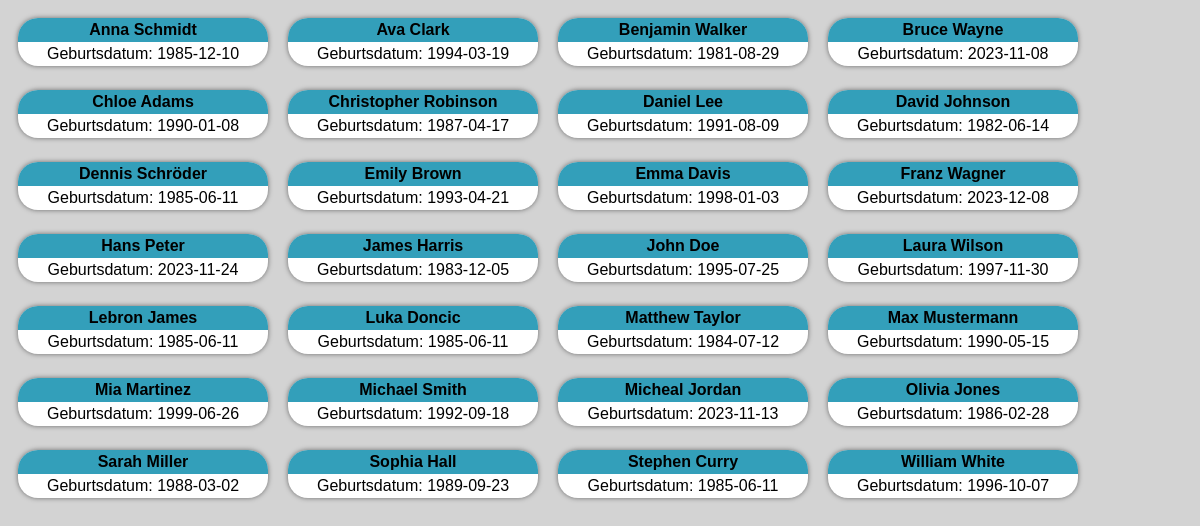
Screenshot of /php/get_artists.php with the database file from the repository.
### tables this page shows
CREATE TABLE `artists` (
  `name` varchar(20) NOT NULL,
  `email` varchar(40) NOT NULL,
  `date_of_birth` date NOT NULL
);

### php/get_artists.php (the view, shortened to what this page needs)
<!DOCTYPE html>
<html>
    <head>
    <link href="../tebllen.css" rel="stylesheet" type="text/css" media="screen" />
    </head>
    <body>
<?php
require("connection.php");
$sql_select = "SELECT * FROM artists";
$result = $connection->query($sql_select);
if ($result->num_rows > 0) {
    while ($row = $result->fetch_assoc()) {
        echo "<div class='klick'>";
        echo "<a href='../Product/product.php?artist_name=".$row['name']."'>";
        echo "<table class='choice_table' cellspacing=0 cellpadding=0>";
        echo "<tr>";
        echo "<th>" . $row["name"] . "</td>";
        echo "</tr>";
        echo "<tr>";
        echo "<td> Geburtsdatum: ".$row["date_of_birth"]."</td>";
        echo"</tr>";
        echo "</table>";
        echo "</a>";
        echo "</div>";
    }
} else {
    echo "0 RESULTS";
}
?>
    </body>
</html>

### tebllen.css (style rules this page uses)
body { font-family: Arial, Helvetica, sans-serif; background-color: lightgrey; }
.choice_table { position: relative; text-align: center; width: 15%; background-color: white; border-radius: 20px; box-shadow: 0px 0px 5px rgba(0,0,0,0.5); overflow: hidden; margin: 0; padding: 0; }
.choice_table th { background-color:rgb(0, 136, 169, 0.8); margin: 0; padding: 3px; }
.choice_table td { margin: 0; padding: 3px; }
a { text-decoration: none; cursor: pointer; }
.choice_table { width: 250px; text-decoration: none; color: #000; }
.klick { margin-right: 45%; display: inline-block; margin: 10px; cursor: pointer; transition: all 0.5s; }

### rows the page displays
artists: name "Anna Schmidt", date_of_birth "1985-12-10"
artists: name "Ava Clark", date_of_birth "1994-03-19"
artists: name "Benjamin Walker", date_of_birth "1981-08-29"
artists: name "Bruce Wayne", date_of_birth "2023-11-08"
artists: name "Chloe Adams", date_of_birth "1990-01-08"
artists: name "Christopher Robinson", date_of_birth "1987-04-17"
artists: name "Daniel Lee", date_of_birth "1991-08-09"
artists: name "David Johnson", date_of_birth "1982-06-14"
artists: name "Dennis Schröder", date_of_birth "1985-06-11"
artists: name "Emily Brown", date_of_birth "1993-04-21"
artists: name "Emma Davis", date_of_birth "1998-01-03"
artists: name "Franz Wagner", date_of_birth "2023-12-08"
artists: name "Hans Peter", date_of_birth "2023-11-24"
artists: name "James Harris", date_of_birth "1983-12-05"
artists: name "John Doe", date_of_birth "1995-07-25"
artists: name "Laura Wilson", date_of_birth "1997-11-30"
artists: name "Lebron James", date_of_birth "1985-06-11"
artists: name "Luka Doncic", date_of_birth "1985-06-11"
artists: name "Matthew Taylor", date_of_birth "1984-07-12"
artists: name "Max Mustermann", date_of_birth "1990-05-15"
artists: name "Mia Martinez", date_of_birth "1999-06-26"
artists: name "Michael Smith", date_of_birth "1992-09-18"
artists: name "Micheal Jordan", date_of_birth "2023-11-13"
artists: name "Olivia Jones", date_of_birth "1986-02-28"
artists: name "Sarah Miller", date_of_birth "1988-03-02"
artists: name "Sophia Hall", date_of_birth "1989-09-23"
artists: name "Stephen Curry", date_of_birth "1985-06-11"
artists: name "William White", date_of_birth "1996-10-07"
